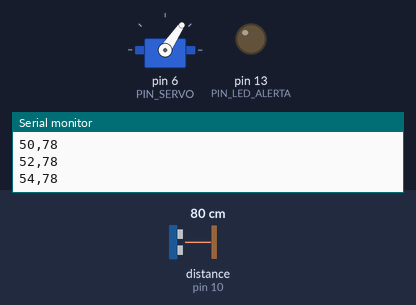
Recording of a sketch running on a simulated Arduino Uno, built with avr-gcc and run on an emulated ATmega328P. On the bench: servo, output pins drawn as LEDs (lit = HIGH), the last lines printed to the serial monitor. Wiring (inferred from the names in the program): ultrasonic range finder: trigger pin 9; echo pin 10. The test bench sets the inputs (shaded band); at power-on: distance to the obstacle (sensor on pin 10) 80 cm. The echo pulse lasts 58.3 µs per cm; pins used as bus, display or sensor lines are not drawn.

Above: at 1.78 s.
1.8 s: distance to the obstacle (sensor on pin 10) set to 18 cm
4.8 s: distance to the obstacle (sensor on pin 10) set to 15 cm
At 4.96 s:
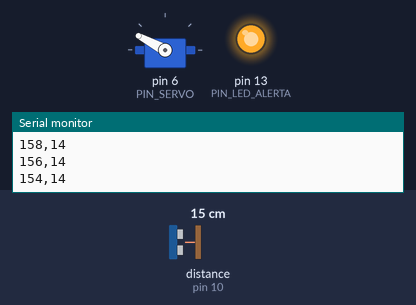
7.8 s: distance to the obstacle (sensor on pin 10) set to 35 cm
At 7.97 s:
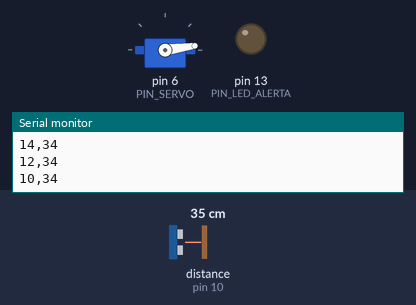
10.8 s: distance to the obstacle (sensor on pin 10) set to 2 cm
At 10.97 s:
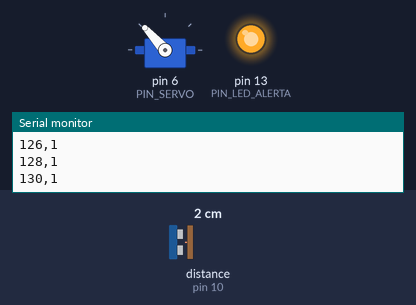
13.8 s: distance to the obstacle (sensor on pin 10) set to 60 cm
At 13.97 s:
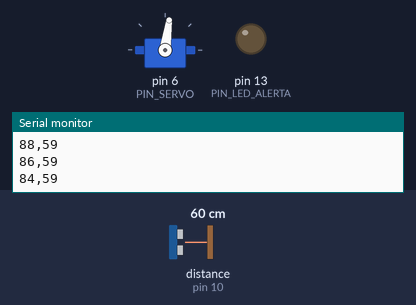
16.8 s: distance to the obstacle (sensor on pin 10) set to 4 cm
At 16.97 s:
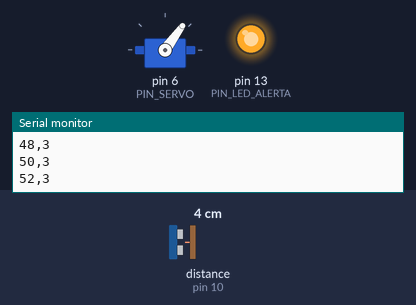
Timing chart, 0 to 20.8 s (numbered marks = the images above; inputs shaded):
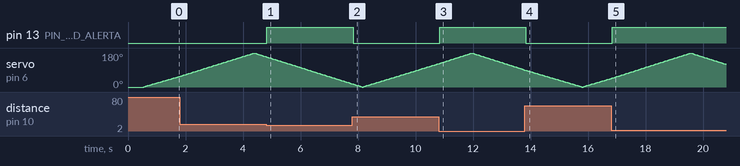

The sketch:

radar_final_v2.ino
```cpp
// ============================================================
// RADAR 2D - Proyecto 2
// Fundamentos de Sistemas Computacionales
// ============================================================
// Este sketch controla el servo y el sensor ultrasonico,
// y envia por puerto serial los datos en formato:
//   angulo,distancia
// Ejemplo: "94,37"  -> servo en 94 grados, objeto a 37 cm
// Si no detecta nada, distancia se envia como -1
// ============================================================

#include <Servo.h>

// ---------------- Configuracion de pines ----------------
const int PIN_TRIG = 9;
const int PIN_ECHO = 10;
const int PIN_SERVO = 6;
const int PIN_LED_ALERTA = 13;

// ---------------- Configuracion del barrido ----------------
const int ANGULO_MIN = 0;
const int ANGULO_MAX = 180;
const int PASO_GRADOS = 2;     // cada cuantos grados toma una lectura
const int DELAY_SERVO_MS = 40; // tiempo de espera tras mover el servo

// ---------------- Configuracion de alerta ----------------
const long DISTANCIA_ALERTA_CM = 15; // si detecta algo mas cerca que esto, prende LED

// ---------------- Configuracion de rango maximo ----------------
const long DISTANCIA_MAXIMA_CM = 100; // todo lo que este mas lejos se reporta como -1
// Timeout del pulseIn calculado para ~100cm:
// tiempo(us) = distancia(cm) * 2 / 0.034, mas un margen de seguridad
const unsigned long TIMEOUT_PULSEIN_US = 6000; // suficiente para ~100cm + margen

Servo miServo;
int anguloActual = ANGULO_MIN;
int direccion = 1; // 1 = subiendo, -1 = bajando

void setup() {
  Serial.begin(9600);

  pinMode(PIN_TRIG, OUTPUT);
  pinMode(PIN_ECHO, INPUT);
  pinMode(PIN_LED_ALERTA, OUTPUT);

  miServo.attach(PIN_SERVO);
  miServo.write(anguloActual);
  delay(500); // tiempo para que el servo llegue a la posicion inicial
}

long leerDistanciaCM() {
  digitalWrite(PIN_TRIG, LOW);
  delayMicroseconds(2);
  digitalWrite(PIN_TRIG, HIGH);
  delayMicroseconds(10);
  digitalWrite(PIN_TRIG, LOW);

  long duracion = pulseIn(PIN_ECHO, HIGH, TIMEOUT_PULSEIN_US);

  if (duracion == 0) {
    return -1; // fuera de rango, no hubo eco dentro del timeout
  }

  long distancia = duracion * 0.034 / 2; // cm

  if (distancia > DISTANCIA_MAXIMA_CM) {
    return -1; // mas lejos del rango que nos interesa
  }

  return distancia;
}

void actualizarLedAlerta(long distancia) {
  if (distancia != -1 && distancia <= DISTANCIA_ALERTA_CM) {
    digitalWrite(PIN_LED_ALERTA, HIGH);
  } else {
    digitalWrite(PIN_LED_ALERTA, LOW);
  }
}

void enviarLectura(int angulo, long distancia) {
  Serial.print(angulo);
  Serial.print(",");
  Serial.println(distancia);
}

void loop() {
  // Mover el servo a la posicion actual
  miServo.write(anguloActual);
  delay(DELAY_SERVO_MS);

  // Tomar lectura del sensor
  long distancia = leerDistanciaCM();

  // Actualizar LED de alerta segun la distancia detectada
  actualizarLedAlerta(distancia);

  // Enviar el dato por serial: angulo,distancia
  enviarLectura(anguloActual, distancia);

  // Calcular el siguiente angulo (barrido continuo ida y vuelta)
  anguloActual += PASO_GRADOS * direccion;

  if (anguloActual >= ANGULO_MAX) {
    anguloActual = ANGULO_MAX;
    direccion = -1; // empieza a bajar
  } else if (anguloActual <= ANGULO_MIN) {
    anguloActual = ANGULO_MIN;
    direccion = 1; // empieza a subir
  }
}
```

Measured:
- the behaviour switches between 17 and 16 cm on distance to the obstacle (sensor on pin 10) (found by bisection; images 0 and 1)
- after the input at 4.8 s, pin 13 (PIN_LED_ALERTA): LOW → HIGH at once
- after the input at 7.8 s, pin 13 (PIN_LED_ALERTA): HIGH → LOW at once
- after the input at 10.8 s, pin 13 (PIN_LED_ALERTA): LOW → HIGH at once
- after the input at 13.8 s, pin 13 (PIN_LED_ALERTA): HIGH → LOW at once
- after the input at 16.8 s, pin 13 (PIN_LED_ALERTA): LOW → HIGH at once
- by itself, servo on pin 6 (PIN_SERVO): rises from 44° to 180° in 2.8 s, then falls to 120° in 1.2 s
